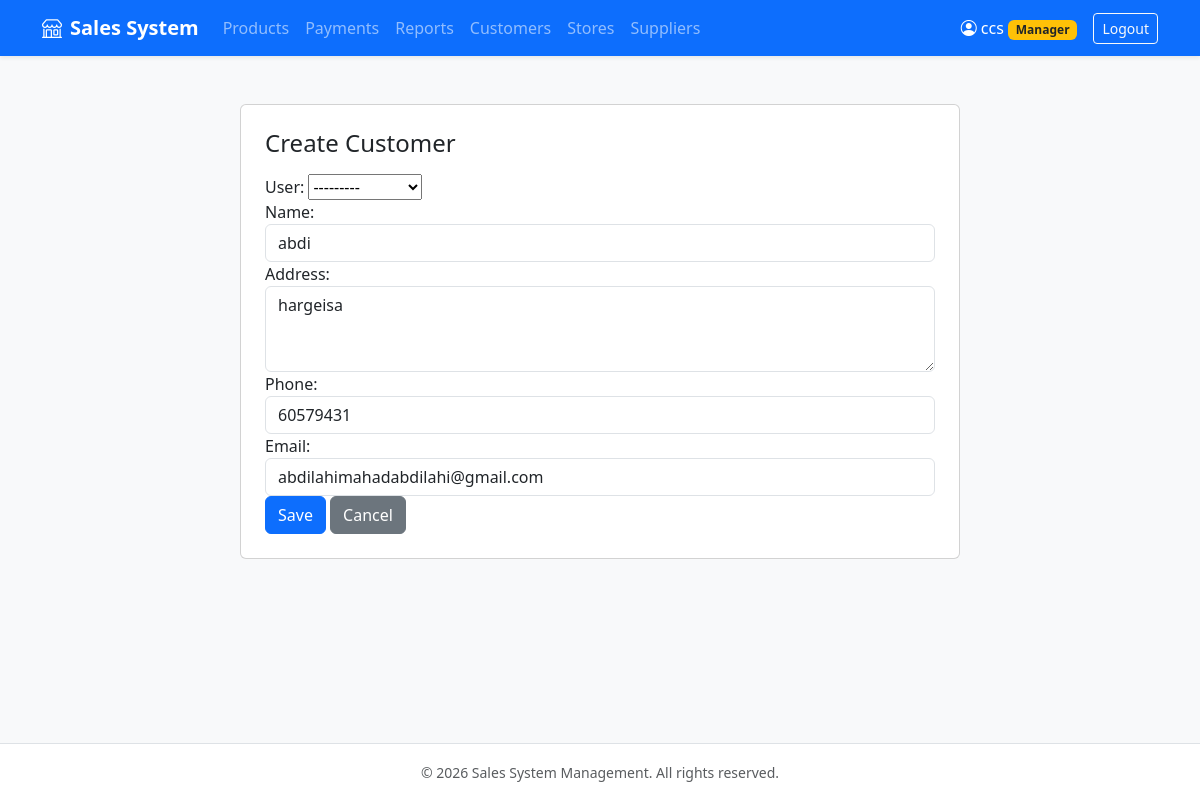
The page /customer/1/edit/ (signed in) on the database its author committed.
### sales/models.py (models this page shows, shortened)
class Customer(models.Model):
    user = models.OneToOneField(User, on_delete=models.CASCADE, null=True, blank=True)
    name = models.CharField(max_length=100)
    address = models.TextField()
    phone = models.CharField(max_length=20)
    email = models.EmailField()

### sales/views.py (the view)
# urls.py: path('customer/<int:pk>/edit/', views.customer_update, name='customer_update'),
@login_required
def customer_update(request, pk):
    customer = get_object_or_404(Customer, pk=pk)
    if not request.user.is_staff and customer.user != request.user:
        raise PermissionDenied
    form = CustomerForm(request.POST or None, instance=customer)
    if request.method == 'POST' and form.is_valid():
        form.save()
        return redirect('customer_list')
    return render(request, 'sales/customer_update.html', {'customer': customer, 'form': form})

### sales/forms.py
class CustomerForm(forms.ModelForm):
    class Meta:
        model = Customer
        fields = '__all__'
        widgets = {
            'name': forms.TextInput(attrs={'class': 'form-control'}),
            'email': forms.EmailInput(attrs={'class': 'form-control'}),
            'phone': forms.TextInput(attrs={'class': 'form-control'}),
            'address': forms.Textarea(attrs={'class': 'form-control', 'rows': 3}),
        }

### sales/templates/sales/customer_update.html (shortened to what this page needs)
{% extends 'sales/base.html' %}
{% block content %}
<div class="container mt-4">
    <div class="row d-flex justify-content-center">
        <div class="col-8">
            <div class="card p-4">
                <h4 class="mb-3">Create Customer</h4>
                <form method="POST">
                    {{form}}
                    <button type="submit" class="btn btn-primary">Save</button>
                    <a href="{% url 'customer_list' %}" class="btn btn-secondary">Cancel</a>
                </form>
            </div>
        </div>
    </div>
</div>
{% endblock %}

### sales/templates/sales/base.html (shortened to what this page needs)
<!DOCTYPE html>
<html lang="en">
<head>
    <link href="https://cdn.jsdelivr.net/npm/bootstrap@5.3.2/dist/css/bootstrap.min.css" rel="stylesheet">
    <link rel="stylesheet" href="https://cdn.jsdelivr.net/npm/bootstrap-icons@1.11.1/font/bootstrap-icons.css">
</head>
<body class="bg-light d-flex flex-column min-vh-100">
    <nav class="navbar navbar-expand-lg navbar-dark bg-primary shadow-sm">
        <div class="container">
            <a class="navbar-brand fw-bold" href="{% url 'customer_list' %}">
                <i class="bi bi-shop me-2"></i>Sales System
            </a>
            <div class="collapse navbar-collapse" id="navbarNav">
                <ul class="navbar-nav me-auto mb-2 mb-lg-0">
                    {% if user.is_authenticated %}
                        <li class="nav-item">
                            <a class="nav-link" href="{% url 'product_list' %}">Products</a>
                        </li>
                        <li class="nav-item">
                            <a class="nav-link" href="{% url 'payment_list' %}">Payments</a>
                        </li>
                        <li class="nav-item">
                            <a class="nav-link" href="{% url 'report_list' %}">Reports</a>
                        </li>
                        {% if user.is_staff %}
                            <li class="nav-item">
                                <a class="nav-link" href="{% url 'customer_list' %}">Customers</a>
                            </li>
                            <li class="nav-item">
                                <a class="nav-link" href="{% url 'store_list' %}">Stores</a>
                            </li>
                            <li class="nav-item">
                                <a class="nav-link" href="{% url 'supplier_list' %}">Suppliers</a>
                            </li>
                        {% endif %}
                    {% endif %}
                </ul>
                <div class="d-flex align-items-center gap-2">
                    {% if user.is_authenticated %}
                        <span class="navbar-text text-white me-2">
                            <i class="bi bi-person-circle me-1"></i>{{ user.username }}
                            {% if user.is_staff %}<span class="badge bg-warning text-dark">Manager</span>{% endif %}
                        </span>
                        <a href="{% url 'logout' %}" class="btn btn-outline-light btn-sm">Logout</a>
                    {% else %}
                        <a href="{% url 'login' %}" class="btn btn-outline-light btn-sm">Login</a>
                        <a href="{% url 'register' %}" class="btn btn-warning btn-sm fw-bold">Sign Up</a>
                    {% endif %}
                </div>
            </div>
        </div>
    </nav>
    <main class="container my-4 flex-grow-1">
        {% block content %}{% endblock %}
    </main>
    <footer class="bg-white border-top py-3 text-center text-muted">
        <div class="container">
            <small>&copy; 2026 Sales System Management. All rights reserved.</small>
        </div>
    </footer>
</body>
</html>

### rows shown on the page
Customer: user "---------", name "abdi", address "hargeisa", phone "60579431", email "abdilahimahadabdilahi@gmail.com"

### other values the page prints
{{ user.username }} "ccs"
